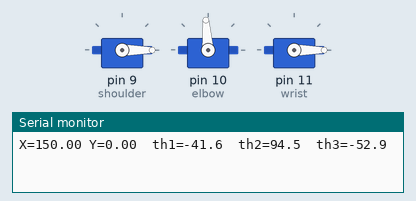
Simulated run of this sketch. Board: Arduino Uno, built with avr-gcc and run on an emulated ATmega328P. Parts: 3 × servo, the last lines printed to the serial monitor.

Above: at 0.05 s.
At 4.0 s:
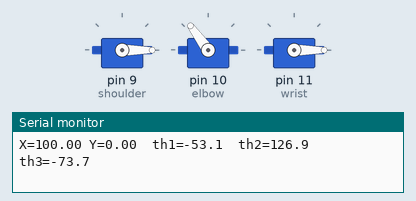
Timing chart, 0 to 5.2 s (numbered marks = the images above):
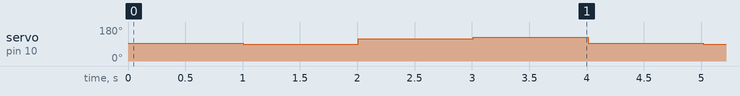

The sketch:

robot_arm_ik_478.ino
```cpp
// snippet: robot_arm_ik_478
// tags: robot, arm, ik, inverse-kinematics, servo, math
// boards: avr, megaavr, nano33iot, rp2040
// not-tags: romi32u4
// library: Servo
// description: 3-DOF IK: arm with shoulder, elbow, and wrist
// prompts: 3-dof, shoulder, elbow, wrist, solve, end-effector
// verified: compile-only
// source: kd-generated (id 478)
// exact-include: Servo.h, math.h

#include <Servo.h>
#include <math.h>

// ---- CONFIGURE: replace with your actual link lengths ----
const float L1 = 120.0f;  // upper arm length (mm)
const float L2 = 100.0f;  // forearm length (mm)
// ----------------------------------------------------------

Servo shoulder;
Servo elbow;
Servo wrist;

// Returns true if target is reachable; writes joint angles in degrees to th1, th2
bool ik2dof(float x, float y, float& th1, float& th2) {
  float r2 = x * x + y * y;
  float cosT2 = (r2 - L1 * L1 - L2 * L2) / (2.0f * L1 * L2);
  if (cosT2 < -1.0f || cosT2 > 1.0f) return false;  // out of reach

  float t2 = acos(cosT2);                              // elbow-up solution
  float t1 = atan2(y, x) - atan2(L2 * sin(t2), L1 + L2 * cos(t2));

  th1 = t1 * 180.0f / PI;
  th2 = t2 * 180.0f / PI;
  return true;
}

void setup() {
  Serial.begin(9600);
  shoulder.attach(9);
  elbow.attach(10);
  wrist.attach(11);
}

void loop() {
  // trace a small square in XY space
  float targets[][2] = {{150, 0}, {150, 50}, {100, 50}, {100, 0}};

  for (auto& pt : targets) {
    float th1, th2;
    if (ik2dof(pt[0], pt[1], th1, th2)) {
      shoulder.write(constrain((int)th1, 0, 180));
      elbow.write(constrain((int)th2, 0, 180));
      float th3 = atan2(pt[1], pt[0]) * 180.0f / PI - th1 - th2;
      wrist.write(constrain((int)th3, 0, 180));
      Serial.print("X="); Serial.print(pt[0]);
      Serial.print(" Y="); Serial.print(pt[1]);
      Serial.print("  th1="); Serial.print(th1, 1);
      Serial.print("  th2="); Serial.print(th2, 1);
      Serial.print("  th3="); Serial.println(th3, 1);
    } else {
      Serial.println("Target out of reach");
    }
    delay(1000);
  }
}
```

Measured:
- by itself, servo on pin 10 (elbow): repeats every 4.0 s: 119° 1.0 s, 126° 1.0 s, 94° 1.0 s, 88° 1.0 s
